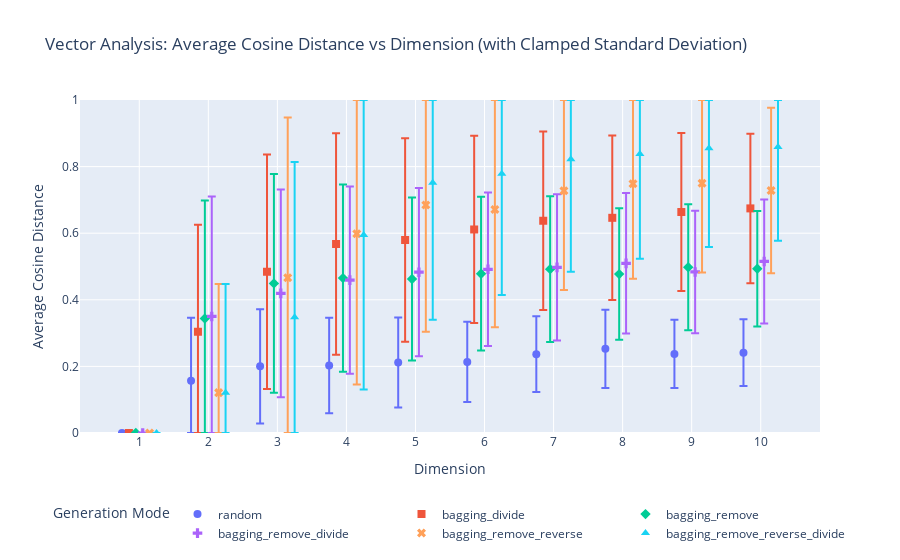

The notebook cell saved with this chart:
### Markdown cell above
# Vector Generation and Analysis Process

To analyze the characteristics of our impact vector generation methods, we will conduct a comprehensive study across different dimensions and generation modes. This process will help us understand how the different generation modes affect the distribution and relationships between the vectors.

## Process Overview

1. **Vector Generation**: 
   - For each dimension (1 to 10) and each of the six generation modes, we will generate 100 vectors.
   - This results in 60 sets of 100 vectors each (10 dimensions × 6 modes).

2. **Cosine Distance Calculation**:
   - For each set of 100 vectors, we will compute the cosine distance between each pair of vectors.
   - The cosine distance is calculated as:

     $\text{cosine\_distance}(A, B) = 1 - \frac{A \cdot B}{\|A\| \|B\|}$

   where $A \cdot B$ is the dot product of vectors A and B, and $\|A\|$ and $\|B\|$ are the magnitudes of vectors A and B respectively.

   - **Important Note**: Since all our generated vectors contain only non-negative values, the cosine distance will always be between 0 and 1. This is because:
     - The dot product of two non-negative vectors is always non-negative.
     - The magnitudes of non-negative vectors are always positive.
     - Therefore, the fraction $\frac{A \cdot B}{\|A\| \|B\|}$ is always between 0 and 1.
     - Subtracting this fraction from 1 gives us a distance that is also between 0 and 1.

3. **Statistical Analysis**:
   - For each set of cosine distances (4950 distances per set, as there are $\binom{100}{2} = 4950$ pairs in 100 vectors), we will compute:
     - The mean cosine distance
     - The standard deviation of the cosine distances

4. **Visualization**:
   - We will create a scatter plot to visualize the results:
     - X-axis: Dimensions (1 to 10)
     - Y-axis: Mean cosine distance
     - Error bars: Representing the standard deviation, clamped to the [0, 1] range
     - Different colors and symbols for each generation mode

## Generation Modes

We will use the following six modes for vector generation, in this order:

1. Random
2. Bagging Divide
3. Bagging Remove
4. Bagging Remove Divide
5. Bagging Remove Reverse
6. Bagging Remove Reverse Divide

## Expected Insights

This analysis will allow us to:
- Understand how the different generation modes affect the similarity/dissimilarity between vectors.
- Observe how the dimensionality of the vectors impacts the distances between them.
- Identify which generation modes produce more diverse or more similar sets of vectors.
- Determine how the variability in distances changes across dimensions and generation modes.

These insights will be crucial for selecting appropriate vector generation methods for different scenarios in our BPMN process impact analysis. The bounded nature of our cosine distances, between 0 and 1 since we allow positive vectors, provides a consistent scale for comparing the different modes and dimensions.

### Code cell
%run impact_stats.py

# Run the analysis and plot the results
generate_and_analyze_vectors(num_vectors=100, max_dim=10)
plot_mean_std_intervals_by_dimension(results, modes)

### Figure 1 — Plotly figure (JSON) as saved in the notebook; plotly's stock layout.template omitted (floating-point values rounded to 4 significant figures)
{"data": [{"customdata": [[0, 0, 0], [0.189, 0, 0.3461], [0.1716, 0.02874, 0.3719], [0.1433, 0.05946, 0.3461], [0.135, 0.07686, 0.3468], [0.1204, 0.09305, 0.3339], [0.1141, 0.1228, 0.3509], [0.1174, 0.1355, 0.3703], [0.1027, 0.1348, 0.3401], [0.1002, 0.1411, 0.3415]], "error_y": {"array": [0, 0.189, 0.1716, 0.1433, 0.135, 0.1204, 0.1141, 0.1174, 0.1027, 0.1002], "arrayminus": [0, 0.1571, 0.1716, 0.1433, 0.135, 0.1204, 0.1141, 0.1174, 0.1027, 0.1002], "type": "data", "visible": true}, "hovertemplate": "Dimension: %{text}<br>Avg Distance: %{y:.4f}<br>Std Dev: %{customdata[0]:.4f}<br>Lower Bound: %{customdata[1]:.4f}<br>Upper Bound: %{customdata[2]:.4f}<br>Mode: random", "marker": {"color": "#636EFA", "size": 8, "symbol": 0}, "mode": "markers", "name": "random", "text": ["1", "2", "3", "4", "5", "6", "7", "8", "9", "10"], "type": "scatter", "x": [0.75, 1.75, 2.75, 3.75, 4.75, 5.75, 6.75, 7.75, 8.75, 9.75], "y": [0, 0.1571, 0.2003, 0.2028, 0.2118, 0.2135, 0.2369, 0.2529, 0.2375, 0.2413]}, {"customdata": [[0, 0, 0], [0.3211, 0, 0.6252], [0.3522, 0.132, 0.8364], [0.3329, 0.2347, 0.9005], [0.3055, 0.274, 0.8851], [0.2812, 0.33, 0.8923], [0.268, 0.3694, 0.9054], [0.2471, 0.3991, 0.8933], [0.237, 0.4266, 0.9006], [0.2245, 0.45, 0.8989]], "error_y": {"array": [0, 0.3211, 0.3522, 0.3329, 0.3055, 0.2812, 0.268, 0.2471, 0.237, 0.2245], "arrayminus": [0, 0.3041, 0.3522, 0.3329, 0.3055, 0.2812, 0.268, 0.2471, 0.237, 0.2245], "type": "data", "visible": true}, "hovertemplate": "Dimension: %{text}<br>Avg Distance: %{y:.4f}<br>Std Dev: %{customdata[0]:.4f}<br>Lower Bound: %{customdata[1]:.4f}<br>Upper Bound: %{customdata[2]:.4f}<br>Mode: bagging_divide", "marker": {"color": "#EF553B", "size": 8, "symbol": 1}, "mode": "markers", "name": "bagging_divide", "text": ["1", "2", "3", "4", "5", "6", "7", "8", "9", "10"], "type": "scatter", "x": [0.85, 1.85, 2.85, 3.85, 4.85, 5.85, 6.85, 7.85, 8.85, 9.85], "y": [0, 0.3041, 0.4842, 0.5676, 0.5796, 0.6111, 0.6374, 0.6462, 0.6636, 0.6745]}, {"customdata": [[0, 0, 0], [0.3547, 0, 0.6985], [0.3286, 0.1207, 0.7779], [0.2812, 0.184, 0.7463], [0.2447, 0.2178, 0.7072], [0.2308, 0.2475, 0.7091], [0.2186, 0.2733, 0.7106], [0.1974, 0.2798, 0.6746], [0.189, 0.3086, 0.6866], [0.1736, 0.3196, 0.6667]], "error_y": {"array": [0, 0.3547, 0.3286, 0.2812, 0.2447, 0.2308, 0.2186, 0.1974, 0.189, 0.1736], "arrayminus": [0, 0.3439, 0.3286, 0.2812, 0.2447, 0.2308, 0.2186, 0.1974, 0.189, 0.1736], "type": "data", "visible": true}, "hovertemplate": "Dimension: %{text}<br>Avg Distance: %{y:.4f}<br>Std Dev: %{customdata[0]:.4f}<br>Lower Bound: %{customdata[1]:.4f}<br>Upper Bound: %{customdata[2]:.4f}<br>Mode: bagging_remove", "marker": {"color": "#00CC96", "size": 8, "symbol": 2}, "mode": "markers", "name": "bagging_remove", "text": ["1", "2", "3", "4", "5", "6", "7", "8", "9", "10"], "type": "scatter", "x": [0.95, 1.95, 2.95, 3.95, 4.95, 5.95, 6.95, 7.95, 8.95, 9.95], "y": [0, 0.3439, 0.4493, 0.4651, 0.4625, 0.4783, 0.492, 0.4772, 0.4976, 0.4932]}, {"customdata": [[0, 0, 0], [0.3602, 0, 0.7103], [0.3121, 0.1071, 0.7312], [0.2813, 0.1778, 0.7404], [0.2528, 0.2301, 0.7357], [0.2305, 0.2611, 0.722], [0.2194, 0.2779, 0.7166], [0.2109, 0.2986, 0.7204], [0.1838, 0.2999, 0.6675], [0.1861, 0.329, 0.7013]], "error_y": {"array": [0, 0.3602, 0.3121, 0.2813, 0.2528, 0.2305, 0.2194, 0.2109, 0.1838, 0.1861], "arrayminus": [0, 0.3501, 0.3121, 0.2813, 0.2528, 0.2305, 0.2194, 0.2109, 0.1838, 0.1861], "type": "data", "visible": true}, "hovertemplate": "Dimension: %{text}<br>Avg Distance: %{y:.4f}<br>Std Dev: %{customdata[0]:.4f}<br>Lower Bound: %{customdata[1]:.4f}<br>Upper Bound: %{customdata[2]:.4f}<br>Mode: bagging_remove_divide", "marker": {"color": "#AB63FA", "size": 8, "symbol": 3}, "mode": "markers", "name": "bagging_remove_divide", "text": ["1", "2", "3", "4", "5", "6", "7", "8", "9", "10"], "type": "scatter", "x": [1.05, 2.05, 3.05, 4.05, 5.05, 6.05, 7.05, 8.05, 9.05, 10.05], "y": [0, 0.3501, 0.4192, 0.4591, 0.4829, 0.4916, 0.4973, 0.5095, 0.4837, 0.5152]}, {"customdata": [[0, 0, 0], [0.3264, 0, 0.4476], [0.4808, 0, 0.9471], [0.4522, 0.1459, 1], [0.3809, 0.3037, 1], [0.3537, 0.3172, 1], [0.2976, 0.4297, 1], [0.285, 0.4634, 1], [0.2677, 0.4823, 1], [0.2485, 0.4795, 0.9766]], "error_y": {"array": [0, 0.3264, 0.4808, 0.4019, 0.3154, 0.3291, 0.2728, 0.2517, 0.25, 0.2485], "arrayminus": [0, 0.1212, 0.4663, 0.4522, 0.3809, 0.3537, 0.2976, 0.285, 0.2677, 0.2485], "type": "data", "visible": true}, "hovertemplate": "Dimension: %{text}<br>Avg Distance: %{y:.4f}<br>Std Dev: %{customdata[0]:.4f}<br>Lower Bound: %{customdata[1]:.4f}<br>Upper Bound: %{customdata[2]:.4f}<br>Mode: bagging_remove_reverse", "marker": {"color": "#FFA15A", "size": 8, "symbol": 4}, "mode": "markers", "name": "bagging_remove_reverse", "text": ["1", "2", "3", "4", "5", "6", "7", "8", "9", "10"], "type": "scatter", "x": [1.15, 2.15, 3.15, 4.15, 5.15, 6.15, 7.15, 8.15, 9.15, 10.15], "y": [0, 0.1212, 0.4663, 0.5981, 0.6846, 0.6709, 0.7272, 0.7483, 0.75, 0.7281]}, {"customdata": [[0, 0, 0], [0.3264, 0, 0.4476], [0.4661, 0, 0.814], [0.464, 0.1304, 1], [0.4116, 0.3402, 1], [0.364, 0.4144, 1], [0.3377, 0.4846, 1], [0.3145, 0.5235, 1], [0.2967, 0.5584, 1], [0.2817, 0.5773, 1]], "error_y": {"array": [0, 0.3264, 0.4661, 0.4056, 0.2482, 0.2216, 0.1777, 0.1619, 0.1449, 0.1409], "arrayminus": [0, 0.1212, 0.3479, 0.464, 0.4116, 0.364, 0.3377, 0.3145, 0.2967, 0.2817], "type": "data", "visible": true}, "hovertemplate": "Dimension: %{text}<br>Avg Distance: %{y:.4f}<br>Std Dev: %{customdata[0]:.4f}<br>Lower Bound: %{customdata[1]:.4f}<br>Upper Bound: %{customdata[2]:.4f}<br>Mode: bagging_remove_reverse_divide", "marker": {"color": "#19D3F3", "size": 8, "symbol": 5}, "mode": "markers", "name": "bagging_remove_reverse_divide", "text": ["1", "2", "3", "4", "5", "6", "7", "8", "9", "10"], "type": "scatter", "x": [1.25, 2.25, 3.25, 4.25, 5.25, 6.25, 7.25, 8.25, 9.25, 10.25], "y": [0, 0.1212, 0.3479, 0.5944, 0.7518, 0.7784, 0.8223, 0.8381, 0.8551, 0.8591]}], "layout": {"hovermode": "closest", "legend": {"orientation": "h", "title": {"text": "Generation Mode"}, "x": 0.5, "xanchor": "center", "y": -0.2, "yanchor": "top"}, "title": {"text": "Vector Analysis: Average Cosine Distance vs Dimension (with Clamped Standard Deviation)"}, "xaxis": {"dtick": 1, "tick0": 1, "tickmode": "linear", "title": {"text": "Dimension"}}, "yaxis": {"range": [0, 1], "title": {"text": "Average Cosine Distance"}}}}
